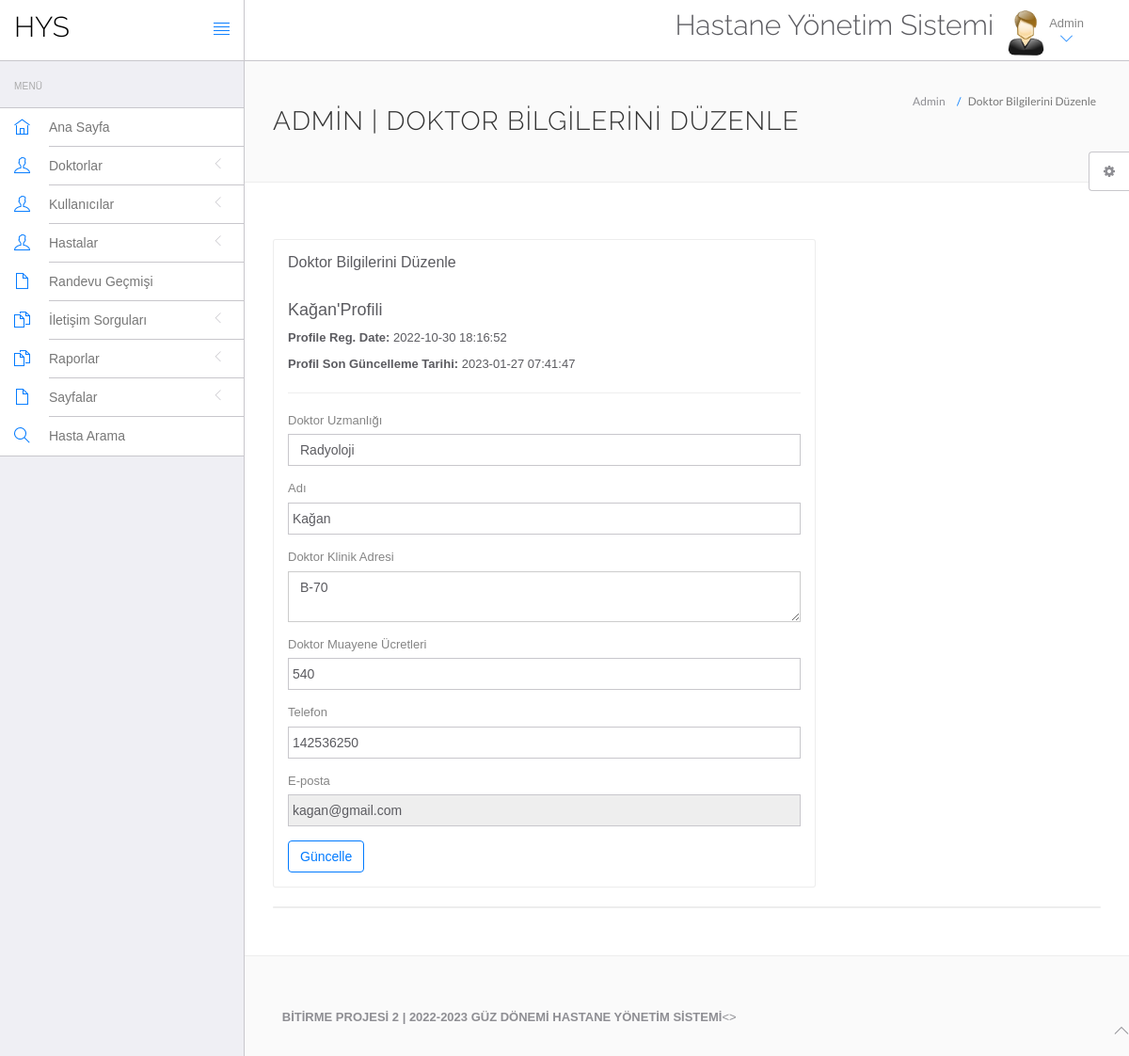
/hms/admin/edit-doctor.php?id=1 (signed in), run on the app's committed database.
### tables this page shows
CREATE TABLE `doctors` (
  `id` int(11) NOT NULL,
  `specilization` varchar(255) DEFAULT NULL,
  `doctorName` varchar(255) DEFAULT NULL,
  `address` longtext,
  `docFees` varchar(255) DEFAULT NULL,
  `contactno` bigint(11) DEFAULT NULL,
  `docEmail` varchar(255) DEFAULT NULL,
  `password` varchar(255) DEFAULT NULL,
  `creationDate` timestamp NULL DEFAULT CURRENT_TIMESTAMP,
  `updationDate` timestamp NULL DEFAULT NULL ON UPDATE CURRENT_TIMESTAMP
);

### hms/admin/edit-doctor.php (the view, shortened to what this page needs)
<?php
include('include/config.php');
if(strlen($_SESSION['id']==0)) {
 header('location:logout.php');
  } else{
$did=intval($_GET['id']);
?>
<!DOCTYPE html>
<html lang="tr">
	<head>
		<link rel="stylesheet" href="vendor/bootstrap/css/bootstrap.min.css">
		<link rel="stylesheet" href="vendor/fontawesome/css/font-awesome.min.css">
		<link rel="stylesheet" href="vendor/themify-icons/themify-icons.min.css">
		<link href="vendor/animate.css/animate.min.css" rel="stylesheet" media="screen">
		<link href="vendor/perfect-scrollbar/perfect-scrollbar.min.css" rel="stylesheet" media="screen">
		<link href="vendor/switchery/switchery.min.css" rel="stylesheet" media="screen">
		<link href="vendor/bootstrap-touchspin/jquery.bootstrap-touchspin.min.css" rel="stylesheet" media="screen">
		<link href="vendor/select2/select2.min.css" rel="stylesheet" media="screen">
		<link href="vendor/bootstrap-datepicker/bootstrap-datepicker3.standalone.min.css" rel="stylesheet" media="screen">
		<link href="vendor/bootstrap-timepicker/bootstrap-timepicker.min.css" rel="stylesheet" media="screen">
		<link rel="stylesheet" href="assets/css/styles.css">
		<link rel="stylesheet" href="assets/css/plugins.css">
		<link rel="stylesheet" href="assets/css/themes/theme-1.css" id="skin_color" />
	</head>
	<body>
		<div id="app">
<?php include('include/sidebar.php');?>
			<div class="app-content">
						<?php include('include/header.php');?>
				<div class="main-content" >
					<div class="wrap-content container" id="container">
						<section id="page-title">
							<div class="row">
								<div class="col-sm-8">
									<h1 class="mainTitle">Admin | Doktor Bilgilerini Düzenle</h1>
																	</div>
								<ol class="breadcrumb">
									<li>
										<span>Admin</span>
									</li>
									<li class="active">
										<span>Doktor Bilgilerini Düzenle</span>
									</li>
								</ol>
							</div>
						</section>
						<div class="container-fluid container-fullw bg-white">
							<div class="row">
								<div class="col-md-12">
									<div class="row margin-top-30">
										<div class="col-lg-8 col-md-12">
											<div class="panel panel-white">
												<div class="panel-heading">
													<h5 class="panel-title">Doktor Bilgilerini Düzenle</h5>
												</div>
												<div class="panel-body">
									<?php $sql=mysqli_query($con,"select * from doctors where id='$did'");
while($data=mysqli_fetch_array($sql))
{
?>
<h4><?php echo htmlentities($data['doctorName']);?>'Profili</h4>
<p><b>Profile Reg. Date: </b><?php echo htmlentities($data['creationDate']);?></p>
<?php if($data['updationDate']){?>
<p><b>Profil Son Güncelleme Tarihi: </b><?php echo htmlentities($data['updationDate']);?></p>
<?php } ?>
<hr />
													<form role="form" name="adddoc" method="post" onSubmit="return valid();">
														<div class="form-group">
															<label for="DoctorSpecialization">
															Doktor Uzmanlığı
															</label>
							<select name="Doctorspecialization" class="form-control" required="required">
					<option value="<?php echo htmlentities($data['specilization']);?>">
					<?php echo htmlentities($data['specilization']);?></option>
															</select>
														</div>
<div class="form-group">
															<label for="doctorname">
																Adı
															</label>
	<input type="text" name="docname" class="form-control" value="<?php echo htmlentities($data['doctorName']);?>" >
														</div>
<div class="form-group">
															<label for="address">
															Doktor Klinik Adresi
															</label>
					<textarea name="clinicaddress" class="form-control"><?php echo htmlentities($data['address']);?></textarea>
														</div>
<div class="form-group">
															<label for="fess">
															Doktor Muayene Ücretleri
															</label>
		<input type="text" name="docfees" class="form-control" required="required"  value="<?php echo htmlentities($data['docFees']);?>" >
														</div>
<div class="form-group">
									<label for="fess">
																 Telefon
															</label>
					<input type="text" name="doccontact" class="form-control" required="required"  value="<?php echo htmlentities($data['contactno']);?>">
														</div>
<div class="form-group">
									<label for="fess">
																E-posta
															</label>
					<input type="email" name="docemail" class="form-control"  readonly="readonly"  value="<?php echo htmlentities($data['docEmail']);?>">
														</div>
														<?php } ?>
														<button type="submit" name="submit" class="btn btn-o btn-primary">
															Güncelle
														</button>
													</form>
												</div>
											</div>
										</div>
											</div>
										</div>
									<div class="col-lg-12 col-md-12">
											<div class="panel panel-white">
											</div>
										</div>
									</div>
								</div>
							</div>
						</div>
					</div>
				</div>
	<?php include('include/footer.php');?>
	<?php include('include/setting.php');?>
			<>
	</body>
</html>
<?php } ?>

### hms/admin/assets/css/themes/theme-1.css (style rules this page uses)
body { background: #FAFAFA; }

### data on the page
doctors: doctorName "Kağan", creationDate "2022-10-30 18:16:52", updationDate "2023-01-27 07:41:47", Doctorspecialization "Radyoloji", docname "Kağan", clinicaddress "B-70", docfees "540", doccontact "142536250", docemail "kagan@gmail.com"
